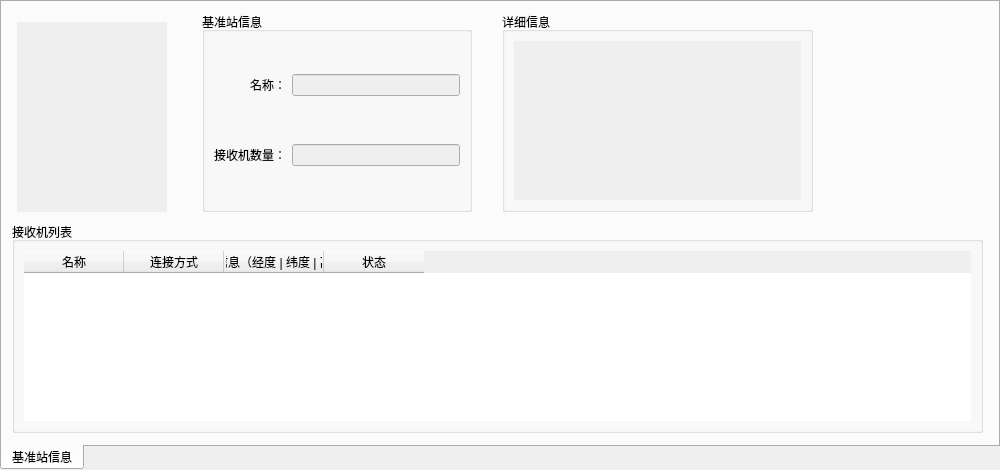
<?xml version="1.0" encoding="UTF-8"?>
<ui version="4.0">
 <class>StationInfoWidget</class>
 <widget class="QTabWidget" name="StationInfoWidget">
  <property name="geometry">
   <rect>
    <x>0</x>
    <y>0</y>
    <width>1000</width>
    <height>470</height>
   </rect>
  </property>
  <property name="font">
   <font>
    <weight>50</weight>
    <italic>false</italic>
    <bold>false</bold>
   </font>
  </property>
  <property name="tabPosition">
   <enum>QTabWidget::South</enum>
  </property>
  <property name="tabShape">
   <enum>QTabWidget::Rounded</enum>
  </property>
  <property name="currentIndex">
   <number>0</number>
  </property>
  <widget class="QWidget" name="firstStationInfoTab">
   <attribute name="title">
    <string>基准站信息</string>
   </attribute>
   <widget class="QGraphicsView" name="stationPicExample">
    <property name="enabled">
     <bool>false</bool>
    </property>
    <property name="geometry">
     <rect>
      <x>15</x>
      <y>20</y>
      <width>150</width>
      <height>190</height>
     </rect>
    </property>
    <property name="frameShape">
     <enum>QFrame::NoFrame</enum>
    </property>
   </widget>
   <widget class="QGroupBox" name="stationDetailBox">
    <property name="geometry">
     <rect>
      <x>500</x>
      <y>10</y>
      <width>311</width>
      <height>200</height>
     </rect>
    </property>
    <property name="title">
     <string>详细信息</string>
    </property>
    <layout class="QVBoxLayout" name="verticalLayout_5">
     <item>
      <widget class="QTextBrowser" name="stationDetail">
       <property name="enabled">
        <bool>false</bool>
       </property>
       <property name="frameShape">
        <enum>QFrame::NoFrame</enum>
       </property>
      </widget>
     </item>
    </layout>
   </widget>
   <widget class="QGroupBox" name="stationBaseInfoBox">
    <property name="geometry">
     <rect>
      <x>200</x>
      <y>10</y>
      <width>270</width>
      <height>200</height>
     </rect>
    </property>
    <property name="title">
     <string>基准站信息</string>
    </property>
    <layout class="QGridLayout" name="gridLayout">
     <property name="topMargin">
      <number>0</number>
     </property>
     <property name="bottomMargin">
      <number>0</number>
     </property>
     <item row="0" column="0">
      <widget class="QLabel" name="label">
       <property name="text">
        <string>名称：</string>
       </property>
       <property name="alignment">
        <set>Qt::AlignRight|Qt::AlignTrailing|Qt::AlignVCenter</set>
       </property>
      </widget>
     </item>
     <item row="3" column="0">
      <widget class="QLabel" name="label_3">
       <property name="text">
        <string>接收机数量：</string>
       </property>
       <property name="alignment">
        <set>Qt::AlignRight|Qt::AlignTrailing|Qt::AlignVCenter</set>
       </property>
      </widget>
     </item>
     <item row="0" column="1">
      <widget class="QLineEdit" name="stationNameEdit">
       <property name="enabled">
        <bool>false</bool>
       </property>
       <property name="cursor">
        <cursorShape>ArrowCursor</cursorShape>
       </property>
       <property name="styleSheet">
        <string notr="true"/>
       </property>
       <property name="readOnly">
        <bool>true</bool>
       </property>
      </widget>
     </item>
     <item row="3" column="1">
      <widget class="QLineEdit" name="receiverCountEdit">
       <property name="enabled">
        <bool>false</bool>
       </property>
       <property name="cursor">
        <cursorShape>ArrowCursor</cursorShape>
       </property>
       <property name="readOnly">
        <bool>true</bool>
       </property>
      </widget>
     </item>
    </layout>
   </widget>
   <widget class="QGroupBox" name="verticalGroupBox">
    <property name="geometry">
     <rect>
      <x>10</x>
      <y>220</y>
      <width>971</width>
      <height>211</height>
     </rect>
    </property>
    <property name="title">
     <string>接收机列表</string>
    </property>
    <layout class="QVBoxLayout" name="verticalLayout_3">
     <item>
      <widget class="QTableWidget" name="receiverTable">
       <property name="styleSheet">
        <string notr="true"/>
       </property>
       <property name="frameShape">
        <enum>QFrame::NoFrame</enum>
       </property>
       <property name="frameShadow">
        <enum>QFrame::Sunken</enum>
       </property>
       <attribute name="horizontalHeaderHighlightSections">
        <bool>false</bool>
       </attribute>
       <column>
        <property name="text">
         <string>名称</string>
        </property>
       </column>
       <column>
        <property name="text">
         <string>连接方式</string>
        </property>
       </column>
       <column>
        <property name="text">
         <string>位置信息（经度 | 纬度 | 高度）</string>
        </property>
       </column>
       <column>
        <property name="text">
         <string>状态</string>
        </property>
       </column>
      </widget>
     </item>
    </layout>
   </widget>
  </widget>
 </widget>
 <resources/>
 <connections/>
</ui>
